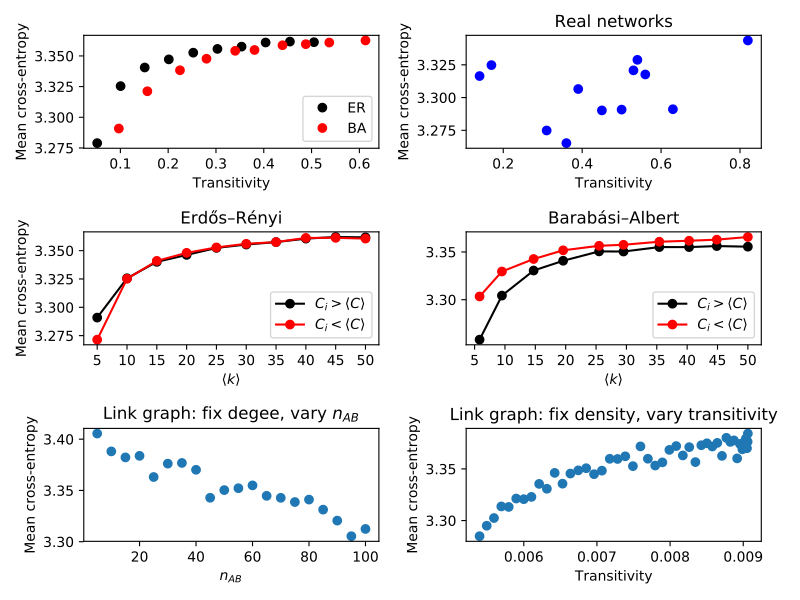

The Python source for this figure:
import pandas as pd
import numpy as np
import matplotlib.pyplot as plt

data_ER = pd.read_csv("ER_BA/processing/hx_ER.csv")
data_BA = pd.read_csv("ER_BA/processing/hx_BA.csv")
data_ER_ab = pd.read_csv("ER_BA/processing/hx_abv-blw-C_ER.csv")
data_BA_ab = pd.read_csv("ER_BA/processing/hx_abv-blw-C_BA.csv")
data_link_1 = pd.read_csv("link_tracking/processing/fix_degree_vary_nAB.csv")
data_link_2 = pd.read_csv("link_tracking/processing/fix_density_vary_transitivity.csv")
data_real = pd.read_csv("real_networks/processing/hx_real-networks.csv")
gdata = pd.read_csv("real_networks/processing/network_statistics.csv")


fig = plt.figure(figsize=(8,6))

# ER-BA transitivity vs hx
plt.subplot(3,2,1)
plt.plot(data_ER["transitivity"],data_ER["hx"],'ko',label="ER")
plt.plot(data_BA["transitivity"],data_BA["hx"],'ro',label="BA")
plt.legend()
plt.xlabel("Transitivity")
plt.ylabel("Mean cross-entropy")

# Real world network plot
dens = gdata["density"].values[[1,2,4,8,9,10,11,12,13,14,15,17]]
C = gdata["transitivity"].values[[1,2,4,8,9,10,11,12,13,14,15,17]]
folders = ['Arxiv_ca-GrQc','adolescent_health','email_network','terrorists',
           'dolphins','lesmis','kapfdata','movies','Sampson','GoldenAge',
           'NFL2009_network','Freemans_EIES']
plt.subplot(3,2,2)
for i,folder in enumerate(folders):
    x = C[i]
    y = data_real["hx_avg"].values[i]
    yerr = data_real["hx_sd"].values[i]
##    plt.errorbar(x, y, yerr=yerr, fmt='bo', elinewidth=3)
    plt.plot(x,y,'bo')
plt.xlabel("Transitivity")
plt.ylabel("Mean cross-entropy")
plt.title("Real networks")

# ER-BA above/below average clustering
ER_params = np.arange(5,51,5) # for ER. Use for both plots' x-ticks 
BA_m = [3,  5,  8, 11, 15, 18, 23, 28, 34, 50] # for BA only
BA_params = [2*m-2*m**2/100 for m in BA_m]

plt.subplot(3,2,3)
plt.plot(ER_params,data_ER_ab["above_average_C"].values,'-ko',label=r"$C_i > \langle C \rangle$")
plt.plot(ER_params,data_ER_ab["below_average_C"].values,'-ro',label=r"$C_i < \langle C \rangle$")
plt.legend()
plt.xlabel(r"$\langle k \rangle$")
plt.xticks(ER_params)
plt.ylabel("Mean cross-entropy")
plt.title("Erdős–Rényi")

plt.subplot(3,2,4)
plt.plot(BA_params,data_BA_ab["above_average_C"].values,'-ko',label=r"$C_i > \langle C \rangle$")
plt.plot(BA_params,data_BA_ab["below_average_C"].values,'-ro',label=r"$C_i < \langle C \rangle$")
plt.legend()
plt.xlabel(r"$\langle k \rangle$")
plt.xticks(ER_params)
plt.title("Barabási–Albert")

# Link graph 1
plt.subplot(3,2,5)
plt.plot(data_link_1["nAB"],data_link_1["hx"],'o')
plt.xlabel(r"$n_{AB}$")
plt.ylabel("Mean cross-entropy")
plt.title(r"Link graph: fix degee, vary $n_{AB}$")

# Link graph 2
plt.subplot(3,2,6)
plt.plot(data_link_2["transitivity"],data_link_2["hx"],'o')
plt.xlabel("Transitivity")
plt.ylabel("Mean cross-entropy")
plt.title("Link graph: fix density, vary transitivity")


plt.tight_layout()
plt.show()
